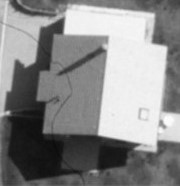
#> input picture images/house.jpg, 180 x 186 px
$ python -i img_filters.py   (imports and definitions only)
#> lines starting #> are read from the running program, lines starting #| are printed output that depends on the picture
# Numpy offers comprehensive mathematical functions in Python
import numpy as np

# OpenCV provides a optimized tools for Computer Vision.
import cv2 as cv

# Matplotlib is a library for creating visualizations in Python.
from matplotlib import pyplot as plt

#Scikit-image offers a random noise method
from skimage.util import random_noise

# [49 lines left out: function padding_convolution, not called in this run]

def box_binomial_median_filters():
    src_img = cv.imread('./images/house.jpg', cv.IMREAD_GRAYSCALE)
#> src_img is the input picture: shape (186, 180); min 11, max 255, mean 136

    #Box filter
    box_kernel = cv.getStructuringElement(cv.MORPH_RECT, (5, 5)) / 25
    box_result = cv.filter2D(src_img, -1, box_kernel) #convolution result using box filter

    #Binomial filter
    binomial_kernel = np.array([
        [1, 2, 1],
        [2, 4, 2],
        [1, 2, 1]
    ]) / 16

    binomial_result = cv.filter2D(src_img, -1, binomial_kernel) #convolution result using binomial filter

    #Median filter for salt and pepper noise
    saltNpepper_noise_img = (255 * random_noise(src_img, mode='s&p')).astype(np.uint8)
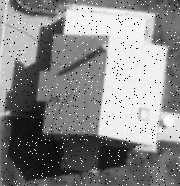
#> saltNpepper_noise_img: shape (186, 180); min 0, max 255, mean 135.7
    median_result = cv.medianBlur(saltNpepper_noise_img, 5) #convolution result using median filter

    #Visualize and save the results
    plt.figure(figsize=(6, 9), dpi=109)
    plt.subplot(3, 2, 1)
    plt.imshow(src_img, cmap='gray')
    plt.title("source image")
    plt.axis('off')

    plt.subplot(3, 2, 2)
    plt.imshow(box_result, cmap='gray')
    plt.title("box filter")
    plt.axis('off')

    plt.subplot(3, 2, 3)
    plt.imshow(src_img, cmap='gray')
    plt.title("source image")
    plt.axis('off')

    plt.subplot(3, 2, 4)
    plt.imshow(binomial_result, cmap='gray')
    plt.title("binomial filter")
    plt.axis('off')

    plt.subplot(3, 2, 5)
    plt.imshow(saltNpepper_noise_img, cmap='gray')
    plt.title("image with B/W noise")
    plt.axis('off')

    plt.subplot(3, 2, 6)
    plt.imshow(median_result, cmap='gray')
    plt.title("median filter")
    plt.axis('off')

    plt.tight_layout()
    plt.savefig('output/box_binomial_median_filters.png')
    plt.show()

    return box_result, binomial_result, median_result


# [86 lines left out: functions sobel_filter, laplacian_filter, not called in this run]

>>> result = box_binomial_median_filters()

$ run again, with images/image.jpg copied over images/house.jpg
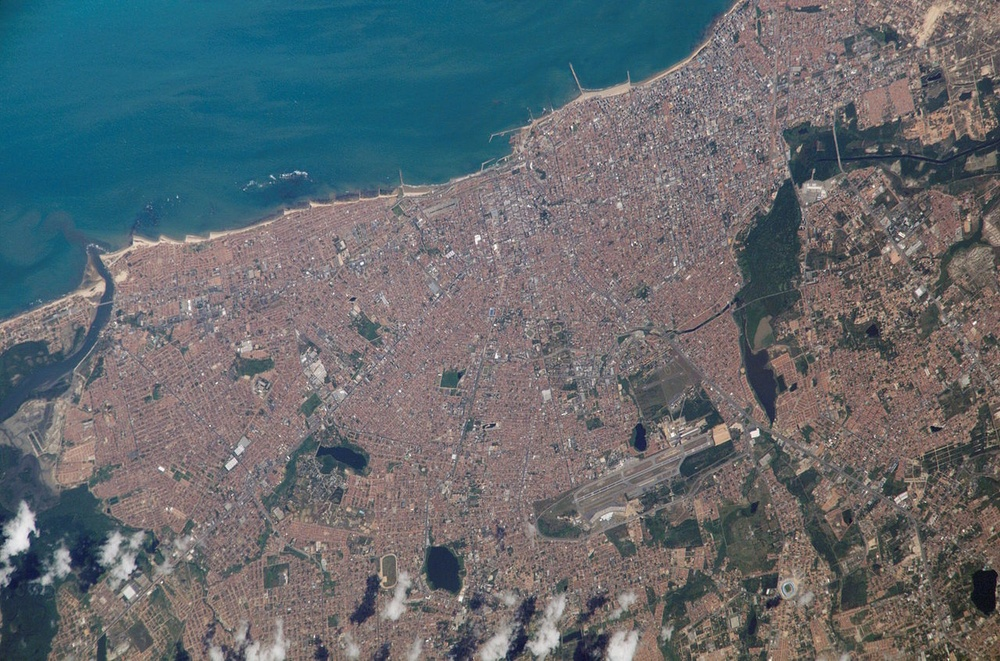
#> input picture images/image.jpg, 1000 x 661 px, shrunk from 1280 x 846 before the run
#> in box_binomial_median_filters, `src_img = cv.imread('./images/house.jpg', cv.IMREAD_GRAYSCALE)`:
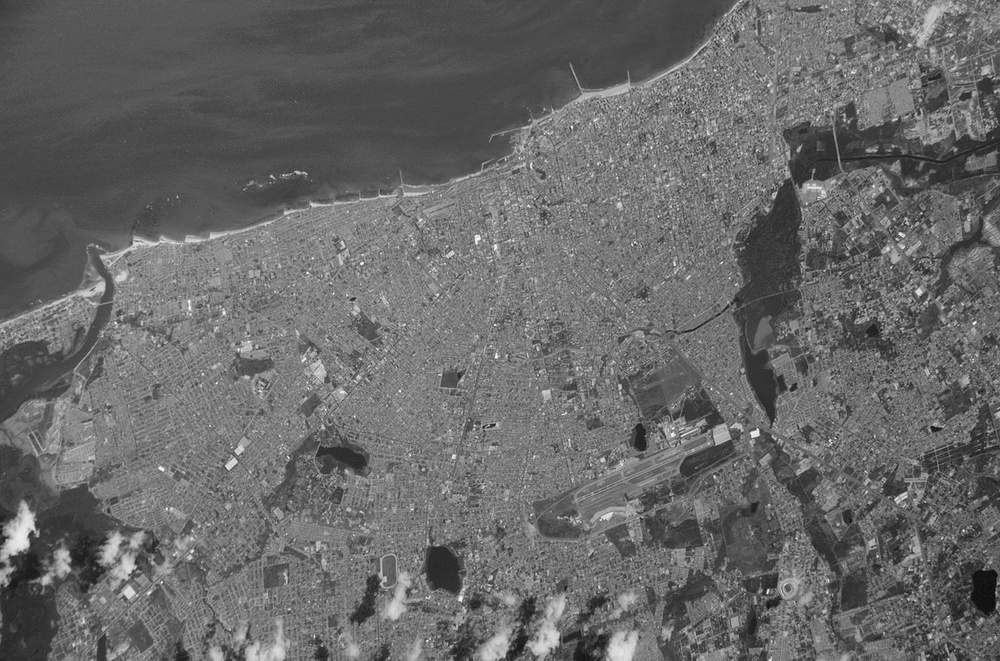
#> src_img: shape (661, 1000); min 0, max 255, mean 104.5
#> in box_binomial_median_filters, `saltNpepper_noise_img = (255 * random_noise(src_img, mode='s&p')).asty..`:
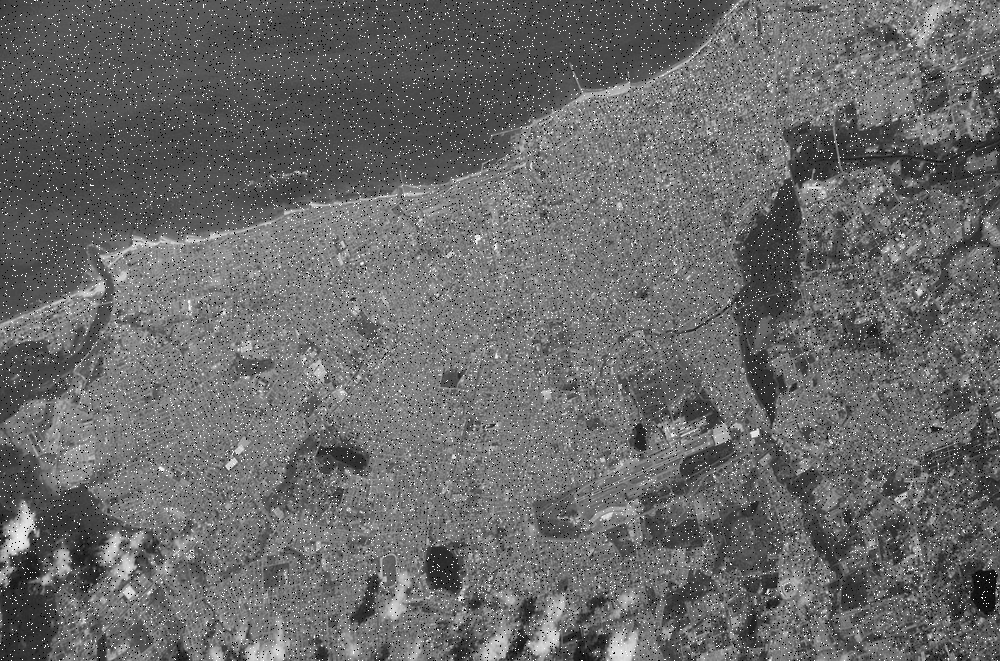
#> saltNpepper_noise_img: shape (661, 1000); min 0, max 255, mean 105.5
